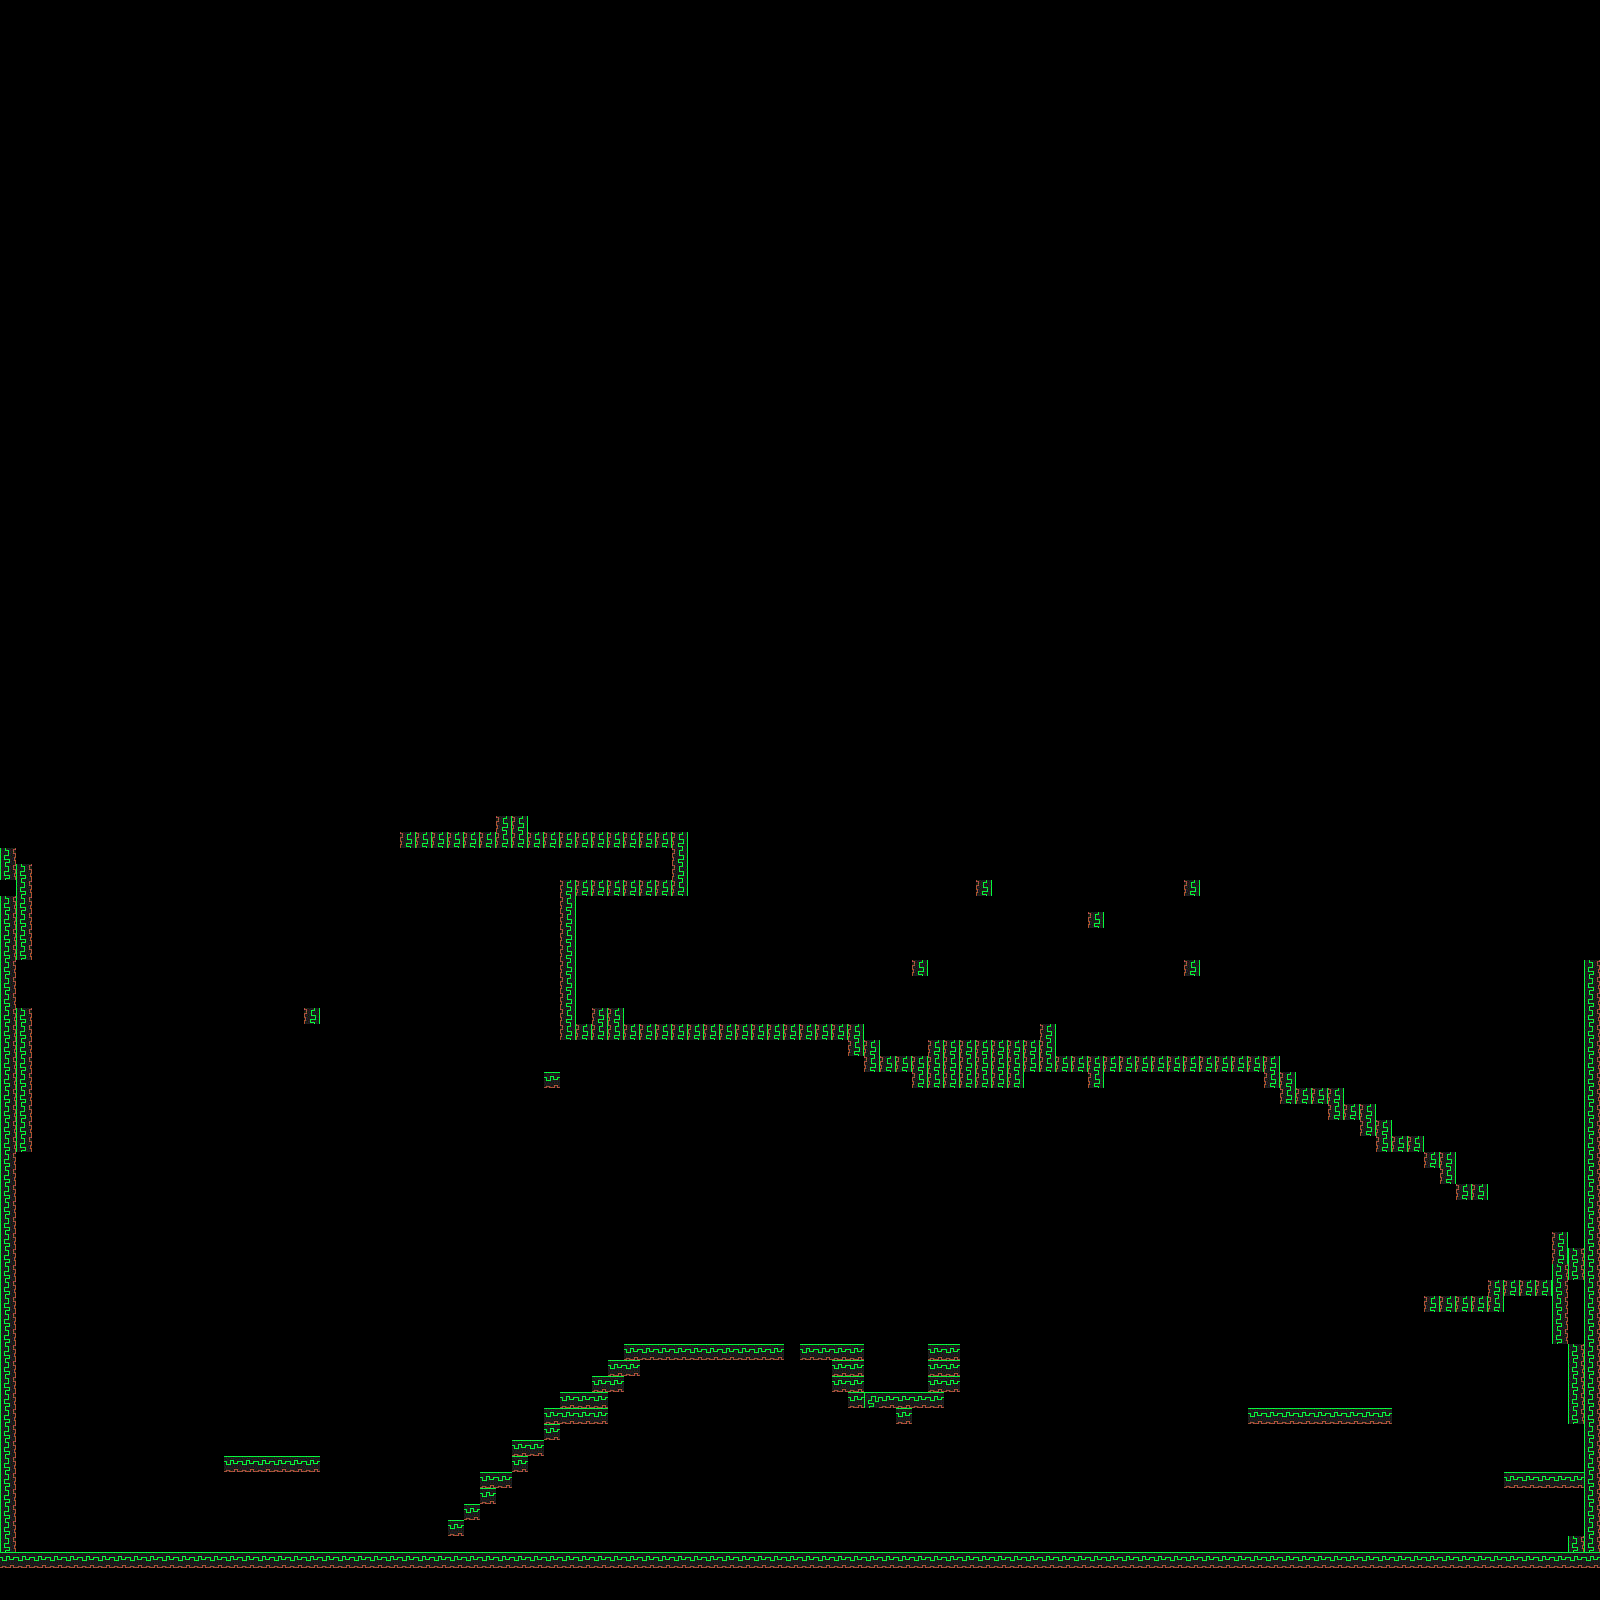

Rendered tile map (Tiled .tmx) drawn with the repository's tilesets; below, a short description and the map source with its tile grids summarised:
An orthogonal 100x100 tile map with 16x16 px tiles, 1 tile layer (Solid) and 1 object.

<map version="1.2" tiledversion="1.3.2" orientation="orthogonal" renderorder="right-down" compressionlevel="0" width="100" height="100" tilewidth="16" tileheight="16" infinite="0" nextlayerid="7" nextobjectid="6">
 <editorsettings>
  <export target="test.lua" format="lua" />
 </editorsettings>
 <tileset firstgid="1" source="lovegame.tsx" />
 <layer id="1" name="Solid" width="100" height="100">
  <data>[10000 cells, 420 non-empty, 4 distinct tile ids]</data>
 </layer>
 <objectgroup id="6" name="Enemy" />
 <objectgroup color="#00ff00" id="5" name="Player">
  <object id="4" x="1061" y="1483">
   <point />
  </object>
 </objectgroup>
</map>
